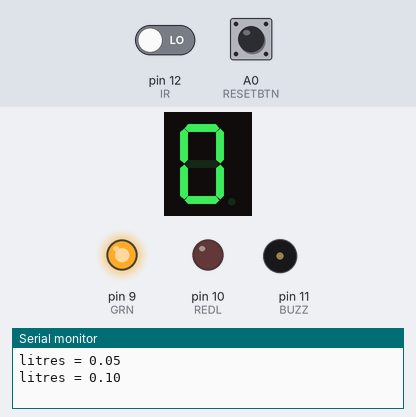
The sketch below on a simulated Arduino Uno, built with avr-gcc and run on an emulated ATmega328P. Shown: 1-digit seven-segment display, output pins drawn as LEDs (lit = HIGH), buzzer (waves = sounding, pin HIGH), the last lines printed to the serial monitor. Wiring (inferred from the names in the program): 1-digit 7-segment display, segments lit when HIGH: segments pin 2, pin 3, pin 4, pin 5, pin 6, pin 7, pin 8. The test bench sets the inputs (shaded band); at power-on: A0 (RESETBTN) HIGH, pin 12 (IR) LOW. The segment pins are drawn as the display they are named for; pins used as bus, display or sensor lines are not drawn.

Above: at 1.2 s.
1.3 s: A0 (RESETBTN) pulled LOW for 0.15 s
At 12.6 s:
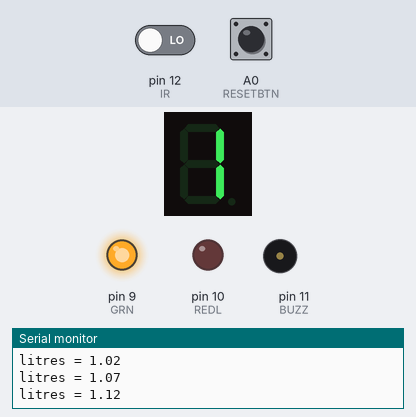
At 31.8 s:
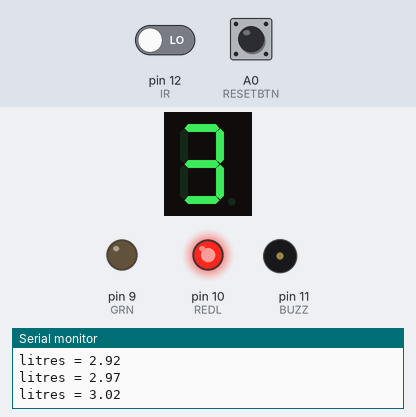
Timing chart, 0 to 32.9 s (numbered marks = the images above; inputs shaded):
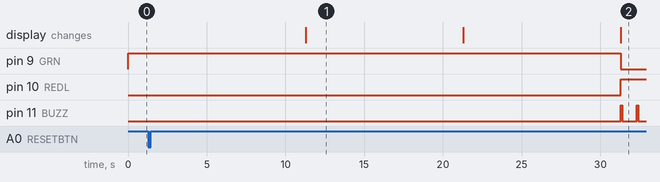

Measured:
- after the input at 1.3 s, pin 9 (GRN): HIGH → LOW after 30.0 s instead of 28.7 s; pin 10 (REDL): LOW → HIGH after 30.0 s instead of 28.7 s
- what the display in image 1 shows lasts 10.0 s, from 11.3 s to 21.3 s

The sketch:

P04_Wudu-Water-Guardian.ino
```cpp
/* PROJECT 4 - WUDU WATER GUARDIAN  (11.B Group 4)
   IR sensor sees hands under the tap and times the water with millis().
   Litres = flow rate x time, shown on the 7-segment. Past the limit the
   LED turns RED and beeps while water runs. Button = reset for next person. */
const int GRN = 9, REDL = 10;           // LEDs (each through 220 ohm)
const int BUZZ = 11;                    // ACTIVE buzzer
const int IR = 12;                      // IR module OUT (LOW = hands present)
const int RESETBTN = A0;                // A0 used as a normal digital input

// ---- MEASURE YOUR OWN TAP: seconds to fill a 1-litre bottle -> 1 / seconds ----
const float FLOW_LPS = 0.10;            // litres per second (0.10 = 6 L per minute)
const float LIMIT_L  = 3.0;             // litres allowed for one wudu

float litres = 0;
bool  flowing = false;
int   lastBtn = HIGH;
unsigned long lastTick = 0, lastBeep = 0, lastPrint = 0;

// ---------- 7-SEGMENT DISPLAY (pins a,b,c,d,e,f,g) ----------
const int SEG[7] = {2, 3, 4, 5, 6, 7, 8};
const bool SEG_COMMON_ANODE = false;   // true = common pin goes to 5V instead of GND
const byte DIGIT[10][7] = {
  {1,1,1,1,1,1,0}, {0,1,1,0,0,0,0}, {1,1,0,1,1,0,1}, {1,1,1,1,0,0,1},
  {0,1,1,0,0,1,1}, {1,0,1,1,0,1,1}, {1,0,1,1,1,1,1}, {1,1,1,0,0,0,0},
  {1,1,1,1,1,1,1}, {1,1,1,1,0,1,1} };

void show(int n) {                      // show one number 0-9
  n = constrain(n, 0, 9);
  for (int i = 0; i < 7; i++) {
    bool on = DIGIT[n][i];
    digitalWrite(SEG[i], SEG_COMMON_ANODE ? !on : on);
  }
}
// True ONCE at the moment a button goes from up (HIGH) to pressed (LOW).
// Holding the button down does NOT repeat it.
bool justPressed(int pin, int &lastState) {
  int now = digitalRead(pin);
  bool pressed = (lastState == HIGH && now == LOW);
  lastState = now;
  if (pressed) delay(25);               // ignore contact bounce
  return pressed;
}

void setup() {
  Serial.begin(9600);
  for (int i = 0; i < 7; i++) pinMode(SEG[i], OUTPUT);
  pinMode(GRN, OUTPUT); pinMode(REDL, OUTPUT); pinMode(BUZZ, OUTPUT);
  pinMode(IR, INPUT);
  pinMode(RESETBTN, INPUT_PULLUP);
}

void loop() {
  bool hands = (digitalRead(IR) == LOW);

  if (hands) {
    if (!flowing) { flowing = true; lastTick = millis(); }
    unsigned long now = millis();
    litres += FLOW_LPS * (now - lastTick) / 1000.0;      // add this slice of time
    lastTick = now;
  } else {
    flowing = false;
  }

  if (justPressed(RESETBTN, lastBtn)) { litres = 0; Serial.println("RESET - next person"); }

  show((int)litres);                                     // whole litres 0-9
  bool over = (litres > LIMIT_L);
  digitalWrite(REDL, over);
  digitalWrite(GRN, !over);

  // beep 100 ms every second, only while over the limit AND water is running
  if (over && hands && millis() - lastBeep >= 1000) lastBeep = millis();
  digitalWrite(BUZZ, (over && hands && millis() - lastBeep < 100) ? HIGH : LOW);

  if (millis() - lastPrint >= 500) {
    lastPrint = millis();
    Serial.print("litres = "); Serial.println(litres, 2);
  }
}
```
